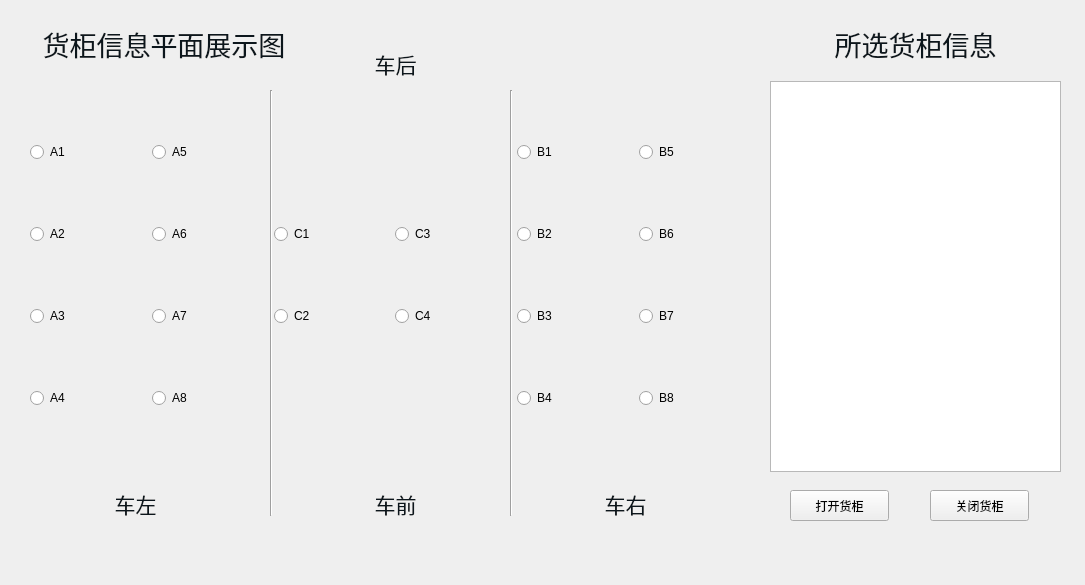
<?xml version="1.0" encoding="UTF-8"?>
<ui version="4.0">
 <class>BoxInfoWidget</class>
 <widget class="QWidget" name="BoxInfoWidget">
  <property name="geometry">
   <rect>
    <x>0</x>
    <y>0</y>
    <width>1085</width>
    <height>585</height>
   </rect>
  </property>
  <property name="windowTitle">
   <string>Form</string>
  </property>
  <widget class="QWidget" name="gridLayoutWidget_3">
   <property name="geometry">
    <rect>
     <x>30</x>
     <y>80</y>
     <width>731</width>
     <height>391</height>
    </rect>
   </property>
   <layout class="QGridLayout" name="gridLayout">
    <property name="spacing">
     <number>0</number>
    </property>
    <item row="2" column="2">
     <widget class="QRadioButton" name="radioButton_9">
      <property name="styleSheet">
       <string notr="true">QRadioButton：
QRadioButton::indicator 
{
    width: 13px;
    height: 13px;
}
QRadioButton::indicator::unchecked 
{  
    image: url(:/images/radiobutton_unchecked.png);
}
  
QRadioButton::indicator:unchecked:hover 
{   
    image: url(:/images/radiobutton_unchecked_hover.png);
}
  
QRadioButton::indicator:unchecked:pressed 
{  
    image: url(:/images/radiobutton_unchecked_pressed.png);
}
  
QRadioButton::indicator::checked 
{   
    image: url(:/images/radiobutton_checked.png);
}
QRadioButton::indicator:checked:hover 
{  
    image: url(:/images/radiobutton_unchecked_pressed.png);
}
  
QRadioButton::indicator:checked:pressed 
{ 
    image: url(:/images/radiobutton_checked_pressed.png);
}
QRadioButton:pressed
{ padding-left:2px;
  padding-top:2px;}</string>
      </property>
      <property name="text">
       <string>C1</string>
      </property>
     </widget>
    </item>
    <item row="2" column="4">
     <widget class="QRadioButton" name="radioButton_14">
      <property name="styleSheet">
       <string notr="true">QRadioButton：
QRadioButton::indicator 
{
    width: 13px;
    height: 13px;
}
QRadioButton::indicator::unchecked 
{  
    image: url(:/images/radiobutton_unchecked.png);
}
  
QRadioButton::indicator:unchecked:hover 
{   
    image: url(:/images/radiobutton_unchecked_hover.png);
}
  
QRadioButton::indicator:unchecked:pressed 
{  
    image: url(:/images/radiobutton_unchecked_pressed.png);
}
  
QRadioButton::indicator::checked 
{   
    image: url(:/images/radiobutton_checked.png);
}
QRadioButton::indicator:checked:hover 
{  
    image: url(:/images/radiobutton_unchecked_pressed.png);
}
  
QRadioButton::indicator:checked:pressed 
{ 
    image: url(:/images/radiobutton_checked_pressed.png);
}
QRadioButton:pressed
{ padding-left:2px;
  padding-top:2px;}</string>
      </property>
      <property name="text">
       <string>B2</string>
      </property>
     </widget>
    </item>
    <item row="4" column="5">
     <widget class="QRadioButton" name="radioButton_20">
      <property name="styleSheet">
       <string notr="true">QRadioButton：
QRadioButton::indicator 
{
    width: 13px;
    height: 13px;
}
QRadioButton::indicator::unchecked 
{  
    image: url(:/images/radiobutton_unchecked.png);
}
  
QRadioButton::indicator:unchecked:hover 
{   
    image: url(:/images/radiobutton_unchecked_hover.png);
}
  
QRadioButton::indicator:unchecked:pressed 
{  
    image: url(:/images/radiobutton_unchecked_pressed.png);
}
  
QRadioButton::indicator::checked 
{   
    image: url(:/images/radiobutton_checked.png);
}
QRadioButton::indicator:checked:hover 
{  
    image: url(:/images/radiobutton_unchecked_pressed.png);
}
  
QRadioButton::indicator:checked:pressed 
{ 
    image: url(:/images/radiobutton_checked_pressed.png);
}
QRadioButton:pressed
{ padding-left:2px;
  padding-top:2px;}</string>
      </property>
      <property name="text">
       <string>B8</string>
      </property>
     </widget>
    </item>
    <item row="0" column="5">
     <widget class="QRadioButton" name="radioButton_17">
      <property name="styleSheet">
       <string notr="true">QRadioButton：
QRadioButton::indicator 
{
    width: 13px;
    height: 13px;
}
QRadioButton::indicator::unchecked 
{  
    image: url(:/images/radiobutton_unchecked.png);
}
  
QRadioButton::indicator:unchecked:hover 
{   
    image: url(:/images/radiobutton_unchecked_hover.png);
}
  
QRadioButton::indicator:unchecked:pressed 
{  
    image: url(:/images/radiobutton_unchecked_pressed.png);
}
  
QRadioButton::indicator::checked 
{   
    image: url(:/images/radiobutton_checked.png);
}
QRadioButton::indicator:checked:hover 
{  
    image: url(:/images/radiobutton_unchecked_pressed.png);
}
  
QRadioButton::indicator:checked:pressed 
{ 
    image: url(:/images/radiobutton_checked_pressed.png);
}
QRadioButton:pressed
{ padding-left:2px;
  padding-top:2px;}</string>
      </property>
      <property name="text">
       <string>B5</string>
      </property>
     </widget>
    </item>
    <item row="2" column="3">
     <widget class="QRadioButton" name="radioButton_11">
      <property name="styleSheet">
       <string notr="true">QRadioButton：
QRadioButton::indicator 
{
    width: 13px;
    height: 13px;
}
QRadioButton::indicator::unchecked 
{  
    image: url(:/images/radiobutton_unchecked.png);
}
  
QRadioButton::indicator:unchecked:hover 
{   
    image: url(:/images/radiobutton_unchecked_hover.png);
}
  
QRadioButton::indicator:unchecked:pressed 
{  
    image: url(:/images/radiobutton_unchecked_pressed.png);
}
  
QRadioButton::indicator::checked 
{   
    image: url(:/images/radiobutton_checked.png);
}
QRadioButton::indicator:checked:hover 
{  
    image: url(:/images/radiobutton_unchecked_pressed.png);
}
  
QRadioButton::indicator:checked:pressed 
{ 
    image: url(:/images/radiobutton_checked_pressed.png);
}
QRadioButton:pressed
{ padding-left:2px;
  padding-top:2px;}</string>
      </property>
      <property name="text">
       <string>C3</string>
      </property>
     </widget>
    </item>
    <item row="4" column="4">
     <widget class="QRadioButton" name="radioButton_16">
      <property name="styleSheet">
       <string notr="true">QRadioButton：
QRadioButton::indicator 
{
    width: 13px;
    height: 13px;
}
QRadioButton::indicator::unchecked 
{  
    image: url(:/images/radiobutton_unchecked.png);
}
  
QRadioButton::indicator:unchecked:hover 
{   
    image: url(:/images/radiobutton_unchecked_hover.png);
}
  
QRadioButton::indicator:unchecked:pressed 
{  
    image: url(:/images/radiobutton_unchecked_pressed.png);
}
  
QRadioButton::indicator::checked 
{   
    image: url(:/images/radiobutton_checked.png);
}
QRadioButton::indicator:checked:hover 
{  
    image: url(:/images/radiobutton_unchecked_pressed.png);
}
  
QRadioButton::indicator:checked:pressed 
{ 
    image: url(:/images/radiobutton_checked_pressed.png);
}
QRadioButton:pressed
{ padding-left:2px;
  padding-top:2px;}</string>
      </property>
      <property name="text">
       <string>B4</string>
      </property>
     </widget>
    </item>
    <item row="3" column="4">
     <widget class="QRadioButton" name="radioButton_15">
      <property name="styleSheet">
       <string notr="true">QRadioButton：
QRadioButton::indicator 
{
    width: 13px;
    height: 13px;
}
QRadioButton::indicator::unchecked 
{  
    image: url(:/images/radiobutton_unchecked.png);
}
  
QRadioButton::indicator:unchecked:hover 
{   
    image: url(:/images/radiobutton_unchecked_hover.png);
}
  
QRadioButton::indicator:unchecked:pressed 
{  
    image: url(:/images/radiobutton_unchecked_pressed.png);
}
  
QRadioButton::indicator::checked 
{   
    image: url(:/images/radiobutton_checked.png);
}
QRadioButton::indicator:checked:hover 
{  
    image: url(:/images/radiobutton_unchecked_pressed.png);
}
  
QRadioButton::indicator:checked:pressed 
{ 
    image: url(:/images/radiobutton_checked_pressed.png);
}
QRadioButton:pressed
{ padding-left:2px;
  padding-top:2px;}</string>
      </property>
      <property name="text">
       <string>B3</string>
      </property>
     </widget>
    </item>
    <item row="3" column="3">
     <widget class="QRadioButton" name="radioButton_12">
      <property name="styleSheet">
       <string notr="true">QRadioButton：
QRadioButton::indicator 
{
    width: 13px;
    height: 13px;
}
QRadioButton::indicator::unchecked 
{  
    image: url(:/images/radiobutton_unchecked.png);
}
  
QRadioButton::indicator:unchecked:hover 
{   
    image: url(:/images/radiobutton_unchecked_hover.png);
}
  
QRadioButton::indicator:unchecked:pressed 
{  
    image: url(:/images/radiobutton_unchecked_pressed.png);
}
  
QRadioButton::indicator::checked 
{   
    image: url(:/images/radiobutton_checked.png);
}
QRadioButton::indicator:checked:hover 
{  
    image: url(:/images/radiobutton_unchecked_pressed.png);
}
  
QRadioButton::indicator:checked:pressed 
{ 
    image: url(:/images/radiobutton_checked_pressed.png);
}
QRadioButton:pressed
{ padding-left:2px;
  padding-top:2px;}</string>
      </property>
      <property name="text">
       <string>C4</string>
      </property>
     </widget>
    </item>
    <item row="0" column="1">
     <widget class="QRadioButton" name="radioButton_5">
      <property name="styleSheet">
       <string notr="true">QRadioButton：
QRadioButton::indicator 
{
    width: 13px;
    height: 13px;
}
QRadioButton::indicator::unchecked 
{  
    image: url(:/images/radiobutton_unchecked.png);
}
  
QRadioButton::indicator:unchecked:hover 
{   
    image: url(:/images/radiobutton_unchecked_hover.png);
}
  
QRadioButton::indicator:unchecked:pressed 
{  
    image: url(:/images/radiobutton_unchecked_pressed.png);
}
  
QRadioButton::indicator::checked 
{   
    image: url(:/images/radiobutton_checked.png);
}
QRadioButton::indicator:checked:hover 
{  
    image: url(:/images/radiobutton_unchecked_pressed.png);
}
  
QRadioButton::indicator:checked:pressed 
{ 
    image: url(:/images/radiobutton_checked_pressed.png);
}
QRadioButton:pressed
{ padding-left:2px;
  padding-top:2px;}</string>
      </property>
      <property name="text">
       <string>A5</string>
      </property>
     </widget>
    </item>
    <item row="0" column="4">
     <widget class="QRadioButton" name="radioButton_13">
      <property name="styleSheet">
       <string notr="true">QRadioButton：
QRadioButton::indicator 
{
    width: 13px;
    height: 13px;
}
QRadioButton::indicator::unchecked 
{  
    image: url(:/images/radiobutton_unchecked.png);
}
  
QRadioButton::indicator:unchecked:hover 
{   
    image: url(:/images/radiobutton_unchecked_hover.png);
}
  
QRadioButton::indicator:unchecked:pressed 
{  
    image: url(:/images/radiobutton_unchecked_pressed.png);
}
  
QRadioButton::indicator::checked 
{   
    image: url(:/images/radiobutton_checked.png);
}
QRadioButton::indicator:checked:hover 
{  
    image: url(:/images/radiobutton_unchecked_pressed.png);
}
  
QRadioButton::indicator:checked:pressed 
{ 
    image: url(:/images/radiobutton_checked_pressed.png);
}
QRadioButton:pressed
{ padding-left:2px;
  padding-top:2px;}</string>
      </property>
      <property name="text">
       <string>B1</string>
      </property>
     </widget>
    </item>
    <item row="3" column="1">
     <widget class="QRadioButton" name="radioButton_7">
      <property name="styleSheet">
       <string notr="true">QRadioButton：
QRadioButton::indicator 
{
    width: 13px;
    height: 13px;
}
QRadioButton::indicator::unchecked 
{  
    image: url(:/images/radiobutton_unchecked.png);
}
  
QRadioButton::indicator:unchecked:hover 
{   
    image: url(:/images/radiobutton_unchecked_hover.png);
}
  
QRadioButton::indicator:unchecked:pressed 
{  
    image: url(:/images/radiobutton_unchecked_pressed.png);
}
  
QRadioButton::indicator::checked 
{   
    image: url(:/images/radiobutton_checked.png);
}
QRadioButton::indicator:checked:hover 
{  
    image: url(:/images/radiobutton_unchecked_pressed.png);
}
  
QRadioButton::indicator:checked:pressed 
{ 
    image: url(:/images/radiobutton_checked_pressed.png);
}
QRadioButton:pressed
{ padding-left:2px;
  padding-top:2px;}</string>
      </property>
      <property name="text">
       <string>A7</string>
      </property>
     </widget>
    </item>
    <item row="3" column="0">
     <widget class="QRadioButton" name="radioButton_3">
      <property name="styleSheet">
       <string notr="true">QRadioButton：
QRadioButton::indicator 
{
    width: 13px;
    height: 13px;
}
QRadioButton::indicator::unchecked 
{  
    image: url(:/images/radiobutton_unchecked.png);
}
  
QRadioButton::indicator:unchecked:hover 
{   
    image: url(:/images/radiobutton_unchecked_hover.png);
}
  
QRadioButton::indicator:unchecked:pressed 
{  
    image: url(:/images/radiobutton_unchecked_pressed.png);
}
  
QRadioButton::indicator::checked 
{   
    image: url(:/images/radiobutton_checked.png);
}
QRadioButton::indicator:checked:hover 
{  
    image: url(:/images/radiobutton_unchecked_pressed.png);
}
  
QRadioButton::indicator:checked:pressed 
{ 
    image: url(:/images/radiobutton_checked_pressed.png);
}
QRadioButton:pressed
{ padding-left:2px;
  padding-top:2px;}</string>
      </property>
      <property name="text">
       <string>A3</string>
      </property>
     </widget>
    </item>
    <item row="0" column="0">
     <widget class="QRadioButton" name="radioButton_1">
      <property name="styleSheet">
       <string notr="true">QRadioButton：
QRadioButton::indicator 
{
    width: 13px;
    height: 13px;
}
QRadioButton::indicator::unchecked 
{  
    image: url(:/images/radiobutton_unchecked.png);
}
  
QRadioButton::indicator:unchecked:hover 
{   
    image: url(:/images/radiobutton_unchecked_hover.png);
}
  
QRadioButton::indicator:unchecked:pressed 
{  
    image: url(:/images/radiobutton_unchecked_pressed.png);
}
  
QRadioButton::indicator::checked 
{   
    image: url(:/images/radiobutton_checked.png);
}
QRadioButton::indicator:checked:hover 
{  
    image: url(:/images/radiobutton_unchecked_pressed.png);
}
  
QRadioButton::indicator:checked:pressed 
{ 
    image: url(:/images/radiobutton_checked_pressed.png);
}
QRadioButton:pressed
{ padding-left:2px;
  padding-top:2px;}</string>
      </property>
      <property name="text">
       <string>A1</string>
      </property>
     </widget>
    </item>
    <item row="2" column="0">
     <widget class="QRadioButton" name="radioButton_2">
      <property name="styleSheet">
       <string notr="true">QRadioButton：
QRadioButton::indicator 
{
    width: 13px;
    height: 13px;
}
QRadioButton::indicator::unchecked 
{  
    image: url(:/images/radiobutton_unchecked.png);
}
  
QRadioButton::indicator:unchecked:hover 
{   
    image: url(:/images/radiobutton_unchecked_hover.png);
}
  
QRadioButton::indicator:unchecked:pressed 
{  
    image: url(:/images/radiobutton_unchecked_pressed.png);
}
  
QRadioButton::indicator::checked 
{   
    image: url(:/images/radiobutton_checked.png);
}
QRadioButton::indicator:checked:hover 
{  
    image: url(:/images/radiobutton_unchecked_pressed.png);
}
  
QRadioButton::indicator:checked:pressed 
{ 
    image: url(:/images/radiobutton_checked_pressed.png);
}
QRadioButton:pressed
{ padding-left:2px;
  padding-top:2px;}</string>
      </property>
      <property name="text">
       <string>A2</string>
      </property>
     </widget>
    </item>
    <item row="4" column="0">
     <widget class="QRadioButton" name="radioButton_4">
      <property name="styleSheet">
       <string notr="true">QRadioButton：
QRadioButton::indicator 
{
    width: 13px;
    height: 13px;
}
QRadioButton::indicator::unchecked 
{  
    image: url(:/images/radiobutton_unchecked.png);
}
  
QRadioButton::indicator:unchecked:hover 
{   
    image: url(:/images/radiobutton_unchecked_hover.png);
}
  
QRadioButton::indicator:unchecked:pressed 
{  
    image: url(:/images/radiobutton_unchecked_pressed.png);
}
  
QRadioButton::indicator::checked 
{   
    image: url(:/images/radiobutton_checked.png);
}
QRadioButton::indicator:checked:hover 
{  
    image: url(:/images/radiobutton_unchecked_pressed.png);
}
  
QRadioButton::indicator:checked:pressed 
{ 
    image: url(:/images/radiobutton_checked_pressed.png);
}
QRadioButton:pressed
{ padding-left:2px;
  padding-top:2px;}</string>
      </property>
      <property name="text">
       <string>A4</string>
      </property>
     </widget>
    </item>
    <item row="4" column="1">
     <widget class="QRadioButton" name="radioButton_8">
      <property name="styleSheet">
       <string notr="true">QRadioButton：
QRadioButton::indicator 
{
    width: 13px;
    height: 13px;
}
QRadioButton::indicator::unchecked 
{  
    image: url(:/images/radiobutton_unchecked.png);
}
  
QRadioButton::indicator:unchecked:hover 
{   
    image: url(:/images/radiobutton_unchecked_hover.png);
}
  
QRadioButton::indicator:unchecked:pressed 
{  
    image: url(:/images/radiobutton_unchecked_pressed.png);
}
  
QRadioButton::indicator::checked 
{   
    image: url(:/images/radiobutton_checked.png);
}
QRadioButton::indicator:checked:hover 
{  
    image: url(:/images/radiobutton_unchecked_pressed.png);
}
  
QRadioButton::indicator:checked:pressed 
{ 
    image: url(:/images/radiobutton_checked_pressed.png);
}
QRadioButton:pressed
{ padding-left:2px;
  padding-top:2px;}</string>
      </property>
      <property name="text">
       <string>A8</string>
      </property>
     </widget>
    </item>
    <item row="2" column="5">
     <widget class="QRadioButton" name="radioButton_18">
      <property name="styleSheet">
       <string notr="true">QRadioButton：
QRadioButton::indicator 
{
    width: 13px;
    height: 13px;
}
QRadioButton::indicator::unchecked 
{  
    image: url(:/images/radiobutton_unchecked.png);
}
  
QRadioButton::indicator:unchecked:hover 
{   
    image: url(:/images/radiobutton_unchecked_hover.png);
}
  
QRadioButton::indicator:unchecked:pressed 
{  
    image: url(:/images/radiobutton_unchecked_pressed.png);
}
  
QRadioButton::indicator::checked 
{   
    image: url(:/images/radiobutton_checked.png);
}
QRadioButton::indicator:checked:hover 
{  
    image: url(:/images/radiobutton_unchecked_pressed.png);
}
  
QRadioButton::indicator:checked:pressed 
{ 
    image: url(:/images/radiobutton_checked_pressed.png);
}
QRadioButton:pressed
{ padding-left:2px;
  padding-top:2px;}</string>
      </property>
      <property name="text">
       <string>B6</string>
      </property>
     </widget>
    </item>
    <item row="3" column="2">
     <widget class="QRadioButton" name="radioButton_10">
      <property name="styleSheet">
       <string notr="true">QRadioButton：
QRadioButton::indicator 
{
    width: 13px;
    height: 13px;
}
QRadioButton::indicator::unchecked 
{  
    image: url(:/images/radiobutton_unchecked.png);
}
  
QRadioButton::indicator:unchecked:hover 
{   
    image: url(:/images/radiobutton_unchecked_hover.png);
}
  
QRadioButton::indicator:unchecked:pressed 
{  
    image: url(:/images/radiobutton_unchecked_pressed.png);
}
  
QRadioButton::indicator::checked 
{   
    image: url(:/images/radiobutton_checked.png);
}
QRadioButton::indicator:checked:hover 
{  
    image: url(:/images/radiobutton_unchecked_pressed.png);
}
  
QRadioButton::indicator:checked:pressed 
{ 
    image: url(:/images/radiobutton_checked_pressed.png);
}
QRadioButton:pressed
{ padding-left:2px;
  padding-top:2px;}</string>
      </property>
      <property name="text">
       <string>C2</string>
      </property>
     </widget>
    </item>
    <item row="2" column="1">
     <widget class="QRadioButton" name="radioButton_6">
      <property name="styleSheet">
       <string notr="true">QRadioButton：
QRadioButton::indicator 
{
    width: 13px;
    height: 13px;
}
QRadioButton::indicator::unchecked 
{  
    image: url(:/images/radiobutton_unchecked.png);
}
  
QRadioButton::indicator:unchecked:hover 
{   
    image: url(:/images/radiobutton_unchecked_hover.png);
}
  
QRadioButton::indicator:unchecked:pressed 
{  
    image: url(:/images/radiobutton_unchecked_pressed.png);
}
  
QRadioButton::indicator::checked 
{   
    image: url(:/images/radiobutton_checked.png);
}
QRadioButton::indicator:checked:hover 
{  
    image: url(:/images/radiobutton_unchecked_pressed.png);
}
  
QRadioButton::indicator:checked:pressed 
{ 
    image: url(:/images/radiobutton_checked_pressed.png);
}
QRadioButton:pressed
{ padding-left:2px;
  padding-top:2px;}</string>
      </property>
      <property name="text">
       <string>A6</string>
      </property>
     </widget>
    </item>
    <item row="3" column="5">
     <widget class="QRadioButton" name="radioButton_19">
      <property name="styleSheet">
       <string notr="true">QRadioButton：
QRadioButton::indicator 
{
    width: 13px;
    height: 13px;
}
QRadioButton::indicator::unchecked 
{  
    image: url(:/images/radiobutton_unchecked.png);
}
  
QRadioButton::indicator:unchecked:hover 
{   
    image: url(:/images/radiobutton_unchecked_hover.png);
}
  
QRadioButton::indicator:unchecked:pressed 
{  
    image: url(:/images/radiobutton_unchecked_pressed.png);
}
  
QRadioButton::indicator::checked 
{   
    image: url(:/images/radiobutton_checked.png);
}
QRadioButton::indicator:checked:hover 
{  
    image: url(:/images/radiobutton_unchecked_pressed.png);
}
  
QRadioButton::indicator:checked:pressed 
{ 
    image: url(:/images/radiobutton_checked_pressed.png);
}
QRadioButton:pressed
{ padding-left:2px;
  padding-top:2px;}</string>
      </property>
      <property name="text">
       <string>B7</string>
      </property>
     </widget>
    </item>
   </layout>
  </widget>
  <widget class="QTextBrowser" name="textBrowser">
   <property name="geometry">
    <rect>
     <x>770</x>
     <y>81</y>
     <width>291</width>
     <height>391</height>
    </rect>
   </property>
  </widget>
  <widget class="QPushButton" name="pushButton_openBox">
   <property name="geometry">
    <rect>
     <x>790</x>
     <y>490</y>
     <width>99</width>
     <height>31</height>
    </rect>
   </property>
   <property name="text">
    <string>打开货柜</string>
   </property>
  </widget>
  <widget class="QPushButton" name="pushButton_closeBox">
   <property name="geometry">
    <rect>
     <x>930</x>
     <y>490</y>
     <width>99</width>
     <height>31</height>
    </rect>
   </property>
   <property name="text">
    <string>关闭货柜</string>
   </property>
  </widget>
  <widget class="QLabel" name="label_13">
   <property name="geometry">
    <rect>
     <x>20</x>
     <y>20</y>
     <width>288</width>
     <height>49</height>
    </rect>
   </property>
   <property name="text">
    <string>&lt;!DOCTYPE HTML PUBLIC &quot;-//W3C//DTD HTML 4.0//EN&quot; &quot;http://www.w3.org/TR/REC-html40/strict.dtd&quot;&gt;
&lt;html&gt;&lt;head&gt;&lt;meta name=&quot;qrichtext&quot; content=&quot;1&quot; /&gt;&lt;style type=&quot;text/css&quot;&gt;
p, li { white-space: pre-wrap; }
&lt;/style&gt;&lt;/head&gt;&lt;body style=&quot; font-family:'Ubuntu'; font-size:11pt; font-weight:400; font-style:normal;&quot;&gt;
&lt;p align=&quot;center&quot; style=&quot; margin-top:12px; margin-bottom:12px; margin-left:0px; margin-right:0px; -qt-block-indent:0; text-indent:0px;&quot;&gt;&lt;span style=&quot; font-size:20pt; color:#0c161c;&quot;&gt;货柜信息平面展示图&lt;/span&gt;&lt;/p&gt;&lt;/body&gt;&lt;/html&gt;</string>
   </property>
  </widget>
  <widget class="QLabel" name="label_14">
   <property name="geometry">
    <rect>
     <x>820</x>
     <y>20</y>
     <width>191</width>
     <height>49</height>
    </rect>
   </property>
   <property name="text">
    <string>&lt;!DOCTYPE HTML PUBLIC &quot;-//W3C//DTD HTML 4.0//EN&quot; &quot;http://www.w3.org/TR/REC-html40/strict.dtd&quot;&gt;
&lt;html&gt;&lt;head&gt;&lt;meta name=&quot;qrichtext&quot; content=&quot;1&quot; /&gt;&lt;style type=&quot;text/css&quot;&gt;
p, li { white-space: pre-wrap; }
&lt;/style&gt;&lt;/head&gt;&lt;body style=&quot; font-family:'Ubuntu'; font-size:11pt; font-weight:400; font-style:normal;&quot;&gt;
&lt;p align=&quot;center&quot; style=&quot; margin-top:12px; margin-bottom:12px; margin-left:0px; margin-right:0px; -qt-block-indent:0; text-indent:0px;&quot;&gt;&lt;span style=&quot; font-size:20pt; color:#0c161c;&quot;&gt;所选货柜信息&lt;/span&gt;&lt;/p&gt;&lt;/body&gt;&lt;/html&gt;</string>
   </property>
  </widget>
  <widget class="Line" name="line">
   <property name="windowModality">
    <enum>Qt::WindowModal</enum>
   </property>
   <property name="geometry">
    <rect>
     <x>270</x>
     <y>90</y>
     <width>3</width>
     <height>426</height>
    </rect>
   </property>
   <property name="orientation">
    <enum>Qt::Vertical</enum>
   </property>
  </widget>
  <widget class="Line" name="line_2">
   <property name="windowModality">
    <enum>Qt::WindowModal</enum>
   </property>
   <property name="geometry">
    <rect>
     <x>510</x>
     <y>90</y>
     <width>3</width>
     <height>426</height>
    </rect>
   </property>
   <property name="orientation">
    <enum>Qt::Vertical</enum>
   </property>
  </widget>
  <widget class="QLabel" name="label_15">
   <property name="geometry">
    <rect>
     <x>570</x>
     <y>480</y>
     <width>111</width>
     <height>49</height>
    </rect>
   </property>
   <property name="text">
    <string>&lt;!DOCTYPE HTML PUBLIC &quot;-//W3C//DTD HTML 4.0//EN&quot; &quot;http://www.w3.org/TR/REC-html40/strict.dtd&quot;&gt;
&lt;html&gt;&lt;head&gt;&lt;meta name=&quot;qrichtext&quot; content=&quot;1&quot; /&gt;&lt;style type=&quot;text/css&quot;&gt;
p, li { white-space: pre-wrap; }
&lt;/style&gt;&lt;/head&gt;&lt;body style=&quot; font-family:'Ubuntu'; font-size:11pt; font-weight:400; font-style:normal;&quot;&gt;
&lt;p align=&quot;center&quot; style=&quot; margin-top:12px; margin-bottom:12px; margin-left:0px; margin-right:0px; -qt-block-indent:0; text-indent:0px;&quot;&gt;&lt;span style=&quot; font-size:16pt; color:#0c161c;&quot;&gt;车右&lt;/span&gt;&lt;/p&gt;&lt;/body&gt;&lt;/html&gt;</string>
   </property>
  </widget>
  <widget class="QLabel" name="label_16">
   <property name="geometry">
    <rect>
     <x>340</x>
     <y>480</y>
     <width>111</width>
     <height>49</height>
    </rect>
   </property>
   <property name="text">
    <string>&lt;!DOCTYPE HTML PUBLIC &quot;-//W3C//DTD HTML 4.0//EN&quot; &quot;http://www.w3.org/TR/REC-html40/strict.dtd&quot;&gt;
&lt;html&gt;&lt;head&gt;&lt;meta name=&quot;qrichtext&quot; content=&quot;1&quot; /&gt;&lt;style type=&quot;text/css&quot;&gt;
p, li { white-space: pre-wrap; }
&lt;/style&gt;&lt;/head&gt;&lt;body style=&quot; font-family:'Ubuntu'; font-size:11pt; font-weight:400; font-style:normal;&quot;&gt;
&lt;p align=&quot;center&quot; style=&quot; margin-top:12px; margin-bottom:12px; margin-left:0px; margin-right:0px; -qt-block-indent:0; text-indent:0px;&quot;&gt;&lt;span style=&quot; font-size:16pt; color:#0c161c;&quot;&gt;车前&lt;/span&gt;&lt;/p&gt;&lt;/body&gt;&lt;/html&gt;</string>
   </property>
  </widget>
  <widget class="QLabel" name="label_17">
   <property name="geometry">
    <rect>
     <x>80</x>
     <y>480</y>
     <width>111</width>
     <height>49</height>
    </rect>
   </property>
   <property name="text">
    <string>&lt;!DOCTYPE HTML PUBLIC &quot;-//W3C//DTD HTML 4.0//EN&quot; &quot;http://www.w3.org/TR/REC-html40/strict.dtd&quot;&gt;
&lt;html&gt;&lt;head&gt;&lt;meta name=&quot;qrichtext&quot; content=&quot;1&quot; /&gt;&lt;style type=&quot;text/css&quot;&gt;
p, li { white-space: pre-wrap; }
&lt;/style&gt;&lt;/head&gt;&lt;body style=&quot; font-family:'Ubuntu'; font-size:11pt; font-weight:400; font-style:normal;&quot;&gt;
&lt;p align=&quot;center&quot; style=&quot; margin-top:12px; margin-bottom:12px; margin-left:0px; margin-right:0px; -qt-block-indent:0; text-indent:0px;&quot;&gt;&lt;span style=&quot; font-size:16pt; color:#0c161c;&quot;&gt;车左&lt;/span&gt;&lt;/p&gt;&lt;/body&gt;&lt;/html&gt;</string>
   </property>
  </widget>
  <widget class="QLabel" name="label_18">
   <property name="geometry">
    <rect>
     <x>340</x>
     <y>40</y>
     <width>111</width>
     <height>49</height>
    </rect>
   </property>
   <property name="text">
    <string>&lt;!DOCTYPE HTML PUBLIC &quot;-//W3C//DTD HTML 4.0//EN&quot; &quot;http://www.w3.org/TR/REC-html40/strict.dtd&quot;&gt;
&lt;html&gt;&lt;head&gt;&lt;meta name=&quot;qrichtext&quot; content=&quot;1&quot; /&gt;&lt;style type=&quot;text/css&quot;&gt;
p, li { white-space: pre-wrap; }
&lt;/style&gt;&lt;/head&gt;&lt;body style=&quot; font-family:'Ubuntu'; font-size:11pt; font-weight:400; font-style:normal;&quot;&gt;
&lt;p align=&quot;center&quot; style=&quot; margin-top:12px; margin-bottom:12px; margin-left:0px; margin-right:0px; -qt-block-indent:0; text-indent:0px;&quot;&gt;&lt;span style=&quot; font-size:16pt; color:#0c161c;&quot;&gt;车后&lt;/span&gt;&lt;/p&gt;&lt;/body&gt;&lt;/html&gt;</string>
   </property>
  </widget>
 </widget>
 <resources/>
 <connections/>
</ui>
